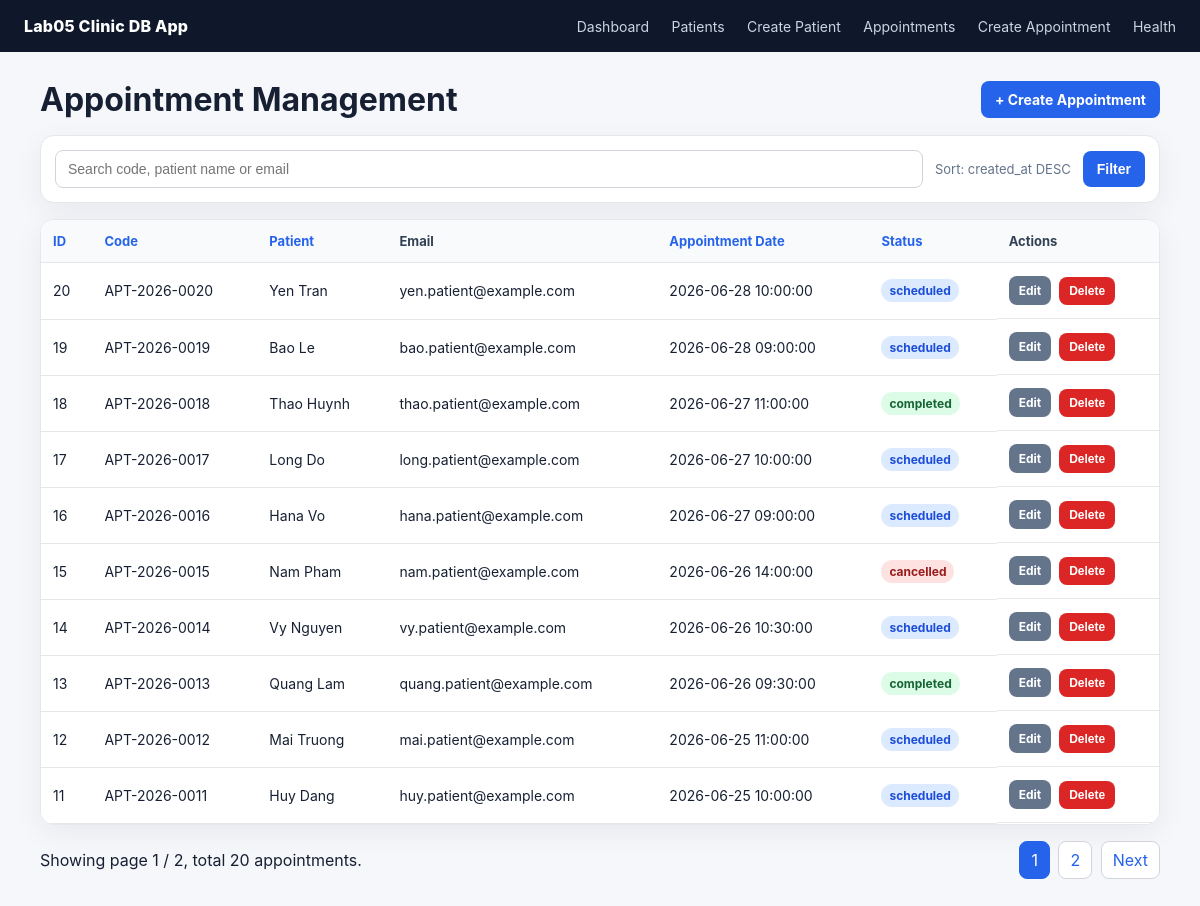
The app's page /appointments with its own data.
### tables this page shows
CREATE TABLE IF NOT EXISTS appointments (
    id INT AUTO_INCREMENT PRIMARY KEY,
    appointment_code VARCHAR(50) NOT NULL,
    patient_name VARCHAR(100) NOT NULL,
    patient_email VARCHAR(150),
    appointment_date DATETIME NOT NULL,
    status ENUM('scheduled', 'completed', 'cancelled', 'no_show') NOT NULL DEFAULT 'scheduled',
    note TEXT,
    created_at DATETIME NOT NULL DEFAULT CURRENT_TIMESTAMP,
    updated_at DATETIME NULL,
    UNIQUE KEY unique_appointment_code (appointment_code),
    INDEX idx_appointments_created_at (created_at),
    INDEX idx_appointments_status_created_at (status, created_at),
    INDEX idx_appointments_date (appointment_date),
    INDEX idx_appointments_patient_email (patient_email)
);

### app/Core/helpers.php (called while the page is built, shortened)
<?php
function e(?string $value): string
{
    return htmlspecialchars((string) $value, ENT_QUOTES, 'UTF-8');
}
function query_string(array $params = []): string
{
    $current = $_GET;
    foreach ($params as $key => $value) {
        if ($value === null) {
            unset($current[$key]);
        } else {
            $current[$key] = $value;
        }
    }
    return http_build_query($current);
}
function view(string $path, array $data = []): void
{
    extract($data);
    require __DIR__ . '/../Views/' . $path . '.php';
    require __DIR__ . '/../Views/layout.php';
}

### app/Controllers/AppointmentController.php (called while the page is built, shortened)
<?php
class AppointmentController
{
    private function repository(): AppointmentRepository
    {
        $config = require __DIR__ . '/../../config/database.php';
        $db = (new Database($config))->getConnection();
        return new AppointmentRepository($db);
    }
    private function normalizeListParams(AppointmentRepository $repo): array
    {
        $q = trim((string) ($_GET['q'] ?? ''));
        $sort = (string) ($_GET['sort'] ?? 'created_at');
        $direction = strtolower((string) ($_GET['direction'] ?? 'desc'));
        $allowedSorts = ['id', 'appointment_code', 'patient_name', 'patient_email', 'appointment_date', 'status', 'created_at'];
        $allowedDirections = ['asc', 'desc'];
        $perPage = 10;
        $total = $repo->countAll($q);
        $totalPages = max(1, (int) ceil($total / $perPage));
        $page = filter_input(INPUT_GET, 'page', FILTER_VALIDATE_INT) ?: 1;
        return [$q, $sort, $direction, $perPage, $total, $totalPages, $page];
    }
    public function index(): void
    {
        $repo = $this->repository();
        [$q, $sort, $direction, $perPage, $total, $totalPages, $page] = $this->normalizeListParams($repo);
        $offset = ($page - 1) * $perPage;
        $appointments = $repo->getPaginated($q, $perPage, $offset, $sort, $direction);
        view('appointments/index', compact('appointments', 'q', 'sort', 'direction', 'page', 'perPage', 'total', 'totalPages') + [
            'title' => 'Appointments',
        ]);
    }
}

### public/index.php (called while the page is built, shortened)
<?php
require __DIR__ . '/../app/Core/helpers.php';
require __DIR__ . '/../app/Repositories/AppointmentRepository.php';
require __DIR__ . '/../app/Controllers/AppointmentController.php';
$app = require __DIR__ . '/../config/app.php';
$router = new Router();
$router->get('/', [HomeController::class, 'index']);
$router->get('/health', [HealthController::class, 'index']);
$router->get('/patients', [PatientController::class, 'index']);
$router->get('/patients/create', [PatientController::class, 'create']);
$router->post('/patients/store', [PatientController::class, 'store']);
$router->get('/patients/edit', [PatientController::class, 'edit']);
$router->post('/patients/update', [PatientController::class, 'update']);
$router->post('/patients/delete', [PatientController::class, 'delete']);
$router->get('/appointments', [AppointmentController::class, 'index']);
$router->get('/appointments/create', [AppointmentController::class, 'create']);
$router->post('/appointments/store', [AppointmentController::class, 'store']);
$router->get('/appointments/edit', [AppointmentController::class, 'edit']);
$router->post('/appointments/update', [AppointmentController::class, 'update']);
$router->post('/appointments/delete', [AppointmentController::class, 'delete']);
try {
    $router->dispatch($_SERVER['REQUEST_METHOD'], $_SERVER['REQUEST_URI']);
} catch (Throwable $e) {
    log_error($e);
    http_response_code(500);
    view('errors/500', [
        'title' => '500 Server Error',
        'debug' => (bool) ($app['debug'] ?? false),
        'exception' => $e,
    ]);
}

### app/Repositories/AppointmentRepository.php (called while the page is built, shortened)
<?php
class AppointmentRepository
{
    public function countAll(string $keyword = ''): int
    {
        $sql = "SELECT COUNT(*) AS total FROM appointments";
        $params = [];
        $stmt = $this->db->prepare($sql);
        $stmt->execute($params);
        return (int) ($stmt->fetch()['total'] ?? 0);
    }
    public function getPaginated(string $keyword, int $limit, int $offset, string $sort, string $direction): array
    {
        $allowedSorts = ['id', 'appointment_code', 'patient_name', 'patient_email', 'appointment_date', 'status', 'created_at'];
        $allowedDirections = ['asc', 'desc'];
        $direction = strtolower($direction);
        $sql = "SELECT id, appointment_code, patient_name, patient_email, appointment_date, status, created_at
                FROM appointments";
        $params = [];
        $sql .= " ORDER BY {$sort} {$direction} LIMIT :limit OFFSET :offset";
        $stmt = $this->db->prepare($sql);
        $stmt->bindValue(':limit', $limit, PDO::PARAM_INT);
        $stmt->bindValue(':offset', $offset, PDO::PARAM_INT);
        $stmt->execute();
        return $stmt->fetchAll();
    }
}

### app/Views/appointments/index.php (the view, shortened to what this page needs)
<div class="header-row">
    <h1>Appointment Management</h1>
    <a class="btn" href="/appointments/create">+ Create Appointment</a>
</div>
<form class="panel searchbar" method="get" action="/appointments">
    <input type="text" name="q" value="<?= e($q) ?>" placeholder="Search code, patient name or email">
    <span class="sort-note">Sort: <?= e($sort) ?> <?= strtoupper(e($direction)) ?></span>
    <button class="btn" type="submit">Filter</button>
</form>
<div class="card table-wrap">
    <table>
        <thead>
            <tr>
                <?php $nextDir = $direction === 'asc' ? 'desc' : 'asc'; ?>
                <th><a href="/appointments?<?= e(query_string(['sort' => 'id', 'direction' => $nextDir, 'page' => 1])) ?>">ID</a></th>
                <th><a href="/appointments?<?= e(query_string(['sort' => 'appointment_code', 'direction' => $nextDir, 'page' => 1])) ?>">Code</a></th>
                <th><a href="/appointments?<?= e(query_string(['sort' => 'patient_name', 'direction' => $nextDir, 'page' => 1])) ?>">Patient</a></th>
                <th>Email</th>
                <th><a href="/appointments?<?= e(query_string(['sort' => 'appointment_date', 'direction' => $nextDir, 'page' => 1])) ?>">Appointment Date</a></th>
                <th><a href="/appointments?<?= e(query_string(['sort' => 'status', 'direction' => $nextDir, 'page' => 1])) ?>">Status</a></th>
                <th>Actions</th>
            </tr>
        </thead>
        <tbody>
            <?php foreach ($appointments as $appointment): ?>
                <tr>
                    <td><?= e((string) $appointment['id']) ?></td>
                    <td><?= e($appointment['appointment_code']) ?></td>
                    <td><?= e($appointment['patient_name']) ?></td>
                    <td><?= e($appointment['patient_email'] ?? '') ?></td>
                    <td><?= e($appointment['appointment_date']) ?></td>
                    <td><span class="badge <?= e($appointment['status']) ?>"><?= e($appointment['status']) ?></span></td>
                    <td class="actions">
                        <a class="btn small secondary" href="/appointments/edit?id=<?= e((string) $appointment['id']) ?>">Edit</a>
                        <form class="inline-form" method="post" action="/appointments/delete" onsubmit="return confirm('Delete this appointment?');">
                            <button class="btn small danger" type="submit">Delete</button>
                        </form>
                    </td>
                </tr>
            <?php endforeach; ?>
        </tbody>
    </table>
</div>
<div class="pagination">
    <div>Showing page <?= e((string) $page) ?> / <?= e((string) $totalPages) ?>, total <?= e((string) $total) ?> appointments.</div>
    <div class="page-links">
        <?php for ($i = 1; $i <= $totalPages; $i++): ?>
            <?php if ($i === $page): ?><span class="active"><?= $i ?></span><?php else: ?><a href="/appointments?<?= e(query_string(['page' => $i])) ?>"><?= $i ?></a><?php endif; ?>
        <?php endfor; ?>
        <?php if ($page < $totalPages): ?><a href="/appointments?<?= e(query_string(['page' => $page + 1])) ?>">Next</a><?php endif; ?>
    </div>
</div>

### public/assets/style.css (style rules this page uses)
* { box-sizing: border-box; }
body { margin: 0; font-family: Inter, Arial, sans-serif; color: #172033; background: #f5f7fb; }
a { color: #2563eb; text-decoration: none; }
.card, .panel { background: #fff; border: 1px solid #e5e7eb; border-radius: 14px; box-shadow: 0 8px 30px rgba(15,23,42,.06); }
.header-row { display: flex; justify-content: space-between; align-items: center; gap: 16px; margin-bottom: 16px; }
.header-row h1 { margin: 0; }
.btn, button.btn { display: inline-flex; align-items: center; gap: 6px; background: #2563eb; color: #fff; border: 0; border-radius: 8px; padding: 10px 14px; font-weight: 700; cursor: pointer; font-size: 14px; }
.btn.secondary { background: #64748b; }
.btn.danger { background: #dc2626; }
.btn.small { padding: 7px 10px; font-size: 12px; }
.searchbar { padding: 14px; display: flex; gap: 12px; align-items: center; margin-bottom: 16px; }
.searchbar input { flex: 1; }
.sort-note { color: #64748b; font-size: 13px; white-space: nowrap; }
input, select, textarea { width: 100%; border: 1px solid #d1d5db; border-radius: 8px; padding: 10px 12px; font-size: 14px; background: #fff; }
.table-wrap { overflow-x: auto; }
table { width: 100%; border-collapse: collapse; background: #fff; }
th, td { text-align: left; padding: 13px 12px; border-bottom: 1px solid #e5e7eb; font-size: 14px; }
th { background: #f8fafc; color: #334155; font-size: 13px; }
.actions { display: flex; gap: 8px; align-items: center; }
.inline-form { display: inline; margin: 0; }
.badge { display: inline-block; padding: 4px 8px; border-radius: 999px; font-size: 12px; font-weight: 700; background: #e5e7eb; color: #334155; }
.badge.female, .badge.scheduled { background: #dbeafe; color: #1d4ed8; }
.badge.male, .badge.completed { background: #dcfce7; color: #166534; }
.badge.cancelled, .badge.no_show { background: #fee2e2; color: #991b1b; }
.pagination { margin-top: 16px; display: flex; justify-content: space-between; align-items: center; gap: 12px; }
.page-links a, .page-links span { display: inline-flex; padding: 8px 11px; border: 1px solid #d1d5db; border-radius: 8px; margin-left: 4px; background: #fff; }
.page-links .active { background: #2563eb; color: #fff; border-color: #2563eb; }

### records on screen
appointments: id "20", appointment_code "APT-2026-0020", patient_name "Yen Tran", patient_email "yen.patient@example.com", appointment_date "2026-06-28 10:00:00", status "scheduled"
appointments: id "19", appointment_code "APT-2026-0019", patient_name "Bao Le", patient_email "bao.patient@example.com", appointment_date "2026-06-28 09:00:00", status "scheduled"
appointments: id "18", appointment_code "APT-2026-0018", patient_name "Thao Huynh", patient_email "thao.patient@example.com", appointment_date "2026-06-27 11:00:00", status "completed"
appointments: id "17", appointment_code "APT-2026-0017", patient_name "Long Do", patient_email "long.patient@example.com", appointment_date "2026-06-27 10:00:00", status "scheduled"
appointments: id "16", appointment_code "APT-2026-0016", patient_name "Hana Vo", patient_email "hana.patient@example.com", appointment_date "2026-06-27 09:00:00", status "scheduled"
appointments: id "15", appointment_code "APT-2026-0015", patient_name "Nam Pham", patient_email "nam.patient@example.com", appointment_date "2026-06-26 14:00:00", status "cancelled"
appointments: id "14", appointment_code "APT-2026-0014", patient_name "Vy Nguyen", patient_email "vy.patient@example.com", appointment_date "2026-06-26 10:30:00", status "scheduled"
appointments: id "13", appointment_code "APT-2026-0013", patient_name "Quang Lam", patient_email "quang.patient@example.com", appointment_date "2026-06-26 09:30:00", status "completed"
appointments: id "12", appointment_code "APT-2026-0012", patient_name "Mai Truong", patient_email "mai.patient@example.com", appointment_date "2026-06-25 11:00:00", status "scheduled"
appointments: id "11", appointment_code "APT-2026-0011", patient_name "Huy Dang", patient_email "huy.patient@example.com", appointment_date "2026-06-25 10:00:00", status "scheduled"

### other values on screen
$sort "created_at"
$direction "DESC"
$page "1"
$totalPages "2"
$total "20"
